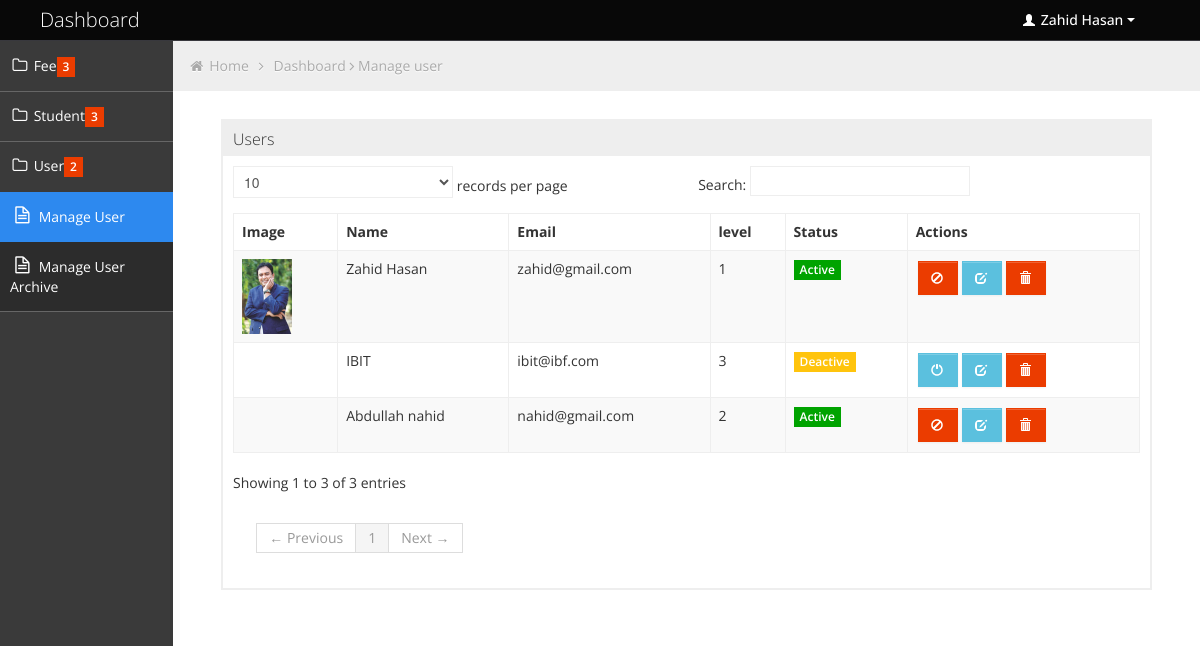
The page /admin/manageUser.php (signed in) on the database its author committed.
### tables this page shows
CREATE TABLE `user` (
  `user_id` int(8) NOT NULL,
  `user_image` varchar(255) NOT NULL,
  `user_name` varchar(50) NOT NULL,
  `user_email` varchar(80) NOT NULL,
  `user_password` varchar(50) NOT NULL,
  `user_level` tinyint(1) NOT NULL,
  `activation_status` tinyint(1) NOT NULL,
  `deleteStatus` int(1) NOT NULL
);

### admin/manageUser.php (called while the page is built, shortened)
<?php
	include 'dashboard.php';
?>

### classes/database.php (called while the page is built, shortened)
<?php
    class Database{
        public function __construct() {
            $userName="root";
            $hostName="localhost";
            $password="";
            $dbName="feecollectionsystem";
            $this->link= mysqli_connect($hostName, $userName, $password, $dbName);
        }
    }
?>

### classes/admin.php (called while the page is built, shortened)
<?php
    include 'database.php';
    class Admin{
        public $db;
        public function __construct() {
            $this->db=new Database();
        }
		public function viewAllUser(){
			$sql="SELECT * FROM user WHERE deleteStatus=0";
			$result=mysqli_query($this->db->link,$sql);
			return $result;
		}
    }
?>

### admin/pages/manageUser.php (the view)
<?php
	$userResult=$objAdmin->viewAllUser();
?>
<div class="row-fluid sortable">
	<div class="box span12">
		<div class="box-header" data-original-title>
			<h2></span>Users</h2>
		</div>
		<div class="box-content">
			<style type="text/css">
				form{
					float:left;
					margin:2px;
				}
			</style>
			<table class="table table-striped table-bordered bootstrap-datatable datatable">
			  <thead>
				  <tr>
					  <th>Image</th>
					  <th>Name</th>
					  <th>Email</th>
					  <th>level</th>
					  <th>Status</th>
					  	<?php
							if(($_SESSION['fcs_user_level']==1)||($_SESSION['fcs_user_level']==2)){
						?>
						  <th>Actions</th>
						<?php
							}
						?>
				  </tr>
			  </thead>
			  <tbody>
				<?php
					while($row=mysqli_fetch_assoc($userResult)){
						?>
						<tr>
							<td><?php if(isset( $row['user_image'])){?>
								<a href="../<?php echo $row['user_image'];?>">
									<img width='50px' src="../<?php echo $row['user_image'];?>" alt="" /><?php } ?>
								</a>
							</td>
							<td><?php echo $row['user_name'];?></td>
							<td><?php echo $row['user_email'];?></td>
							<td><?php echo $row['user_level'];?></td>
							<td class="center">
								<?php
									if ($row['activation_status'] == 1) {
										?>
										<span class="label label-success">Active</span>
										<?php
									} else {
										?>
										<span class="label label-warning">Deactive</span>
										<?php
									}
								?>
							</td>
							<?php
								if(($_SESSION['fcs_user_level']==1)||($_SESSION['fcs_user_level']==2)){
							?>
								<td class="center">
									<form action="" method='post'>
										<?php
											if ($row['activation_status'] == 1) {
												?>
												<button class="btn btn-danger" type='submit' name='deactiveUser' value="<?php echo  $row['user_id']; ?>" title='deactive'>
													<i class="halflings-icon white ban-circle"></i>
												</button>
												<?php
											} else {
												?>
												<button class="btn btn-info" type='submit' name='activeUser' value="<?php echo  $row['user_id']; ?>" title='active'>
													<i class="halflings-icon white off"></i>
												</button>
												<?php
											}
										?>
									</form>
									<?php
										if(($_SESSION['fcs_user_level']==1)){
									?>
									   <form action="editUser.php" method='post'>
											<button class="btn btn-info" type='submit' name='editUserId' value="<?php echo $row['user_id'];?>" title='edit'>
												<i class="halflings-icon white edit"></i>
											</button>
										</form>
										<form action="" method='post'>
											<button onclick="return confirm('Are you want to delete it!')" class="btn btn-danger" type='submit' name='deleteUserId' value="<?php echo $row['user_id'];?>"  title='delete'>
												<i class="halflings-icon white trash"></i>
											</button>
										</form>
									<?php
										}
									?>
								</td>
							<?php
								}
							?>
						</tr>
						<?php
					}
				?>
			  </tbody>
		  </table>
		</div>
	</div>
</div>

### assets/backend/css/style.css (style rules this page uses)
.green, .green [class="box-header"], .green.box, .slider.green .ui-slider-range, .progress.green .ui-progressbar-value, .sliderVertical.green .ui-slider-range, .progressSlim.green .ui-progressbar-value, .label-success, .badge-success { background: #00A300 !important; border-color: #00A300 !important; color: #fff; }
.yellow, .yellow [class="box-header"], .yellow.box, .slider.yellow .ui-slider-range, .progress.yellow .ui-progressbar-value, .sliderVertical.yellow .ui-slider-range, .progressSlim.yellow .ui-progressbar-value, .label-warning, .badge-warning { background: #FFC40D !important; border-color: #FFC40D !important; color: #fff; }
body { background: #F5F5F5; color: #333; border: none; font-family: 'Open Sans', sans-serif; font-weight: 400; }
a { color: #646464; }
h2 { font-size: 16px; line-height: 16px; }
.box { border: 2px solid #eee; background: #fff !important; margin-bottom: 28px; }
.box-header { height: 16px; font-size: 16px; line-height: 16px; padding: 10px; background: #eee; -webkit-box-shadow: none; -moz-box-shadow: none; box-shadow: none; overflow: hidden; }
.box-header h2 { float:left; margin-top: 0px; font-weight: 300; }
.box-content { position: relative; z-index: 50; margin-top: -1px; padding: 10px; background: #fff !important; }
.label, .badge { text-shadow: none; font-family: 'Open Sans', sans-serif; font-weight: 600; font-size: 12px; padding: 3px 6px; }
.label { -webkit-border-radius: 0px; -moz-border-radius: 0px; border-radius: 0px; }
.btn { display: inline-block; padding: 6px 12px; margin-bottom: 0; font-size: 14px; font-weight: 500; line-height: 20px; text-align: center; white-space: nowrap; vertical-align: middle; cursor: pointer; border: 1px solid #a7a9aa; -webkit-border-radius: 0px !important; border-radius: 0px !important; }
.btn i { margin-top: 2px; }
.btn { color: #ffffff; background-color: #a7a9aa; border-color: #a7a9aa; background-image: none; filter: none; text-shadow: none; }
.btn-danger { background-color: #EB3C00; border-color: #EB3C00; }
.btn-info { background-color: #5bc0de; border-color: #5bc0de; }
.table th, .table td { border-top: 1px solid #eee; }
.table-bordered { border-color: #eee; -webkit-border-radius: 0px !important; -moz-border-radius: 0px !important; border-radius: 0px !important; }
.table-bordered th, .table-bordered td { border-left: 1px solid #eee; }
.table-bordered thead:first-child tr:first-child > th:first-child, .table-bordered tbody:first-child tr:first-child > td:first-child, .table-bordered tbody:first-child tr:first-child > th:first-child { -webkit-border-radius: 0px !important; -moz-border-radius: 0px !important; border-radius: 0px !important; }
.table-bordered thead:first-child tr:first-child > th:last-child, .table-bordered tbody:first-child tr:first-child > td:last-child, .table-bordered tbody:first-child tr:first-child > th:last-child { -webkit-border-radius: 0px !important; -moz-border-radius: 0px !important; border-radius: 0px !important; }
.table-bordered thead:last-child tr:last-child > th:first-child, .table-bordered tbody:last-child tr:last-child > td:first-child, .table-bordered tbody:last-child tr:last-child > th:first-child, .table-bordered tfoot:last-child tr:last-child > td:first-child, .table-bordered tfoot:last-child tr:last-child > th:first-child { -webkit-border-radius: 0px !important; -moz-border-radius: 0px !important; border-radius: 0px !important; }
.table-bordered thead:last-child tr:last-child > th:last-child, .table-bordered tbody:last-child tr:last-child > td:last-child, .table-bordered tbody:last-child tr:last-child > th:last-child, .table-bordered tfoot:last-child tr:last-child > td:last-child, .table-bordered tfoot:last-child tr:last-child > th:last-child { -webkit-border-radius: 0px !important; -moz-border-radius: 0px !important; border-radius: 0px !important; }

### admin/pages/manageUser.php (style rules this page uses)
form { float:left; margin:2px; }

### rows shown on the page
user: user_image (picture), user_name "Zahid Hasan", user_email "zahid@gmail.com", user_level "1", activation_status "Active", $row['user_id'] 68 (drawn)
user: user_name "IBIT", user_email "ibit@ibf.com", user_level "3", activation_status "Deactive", $row['user_id'] 69 (drawn)
user: user_name "Abdullah nahid", user_email "nahid@gmail.com", user_level "2", activation_status "Active", $row['user_id'] 71 (drawn)

### other values the page prints
$_SESSION['fcs_user_name'] "Zahid Hasan"
$breadcrumb "Manage user"
